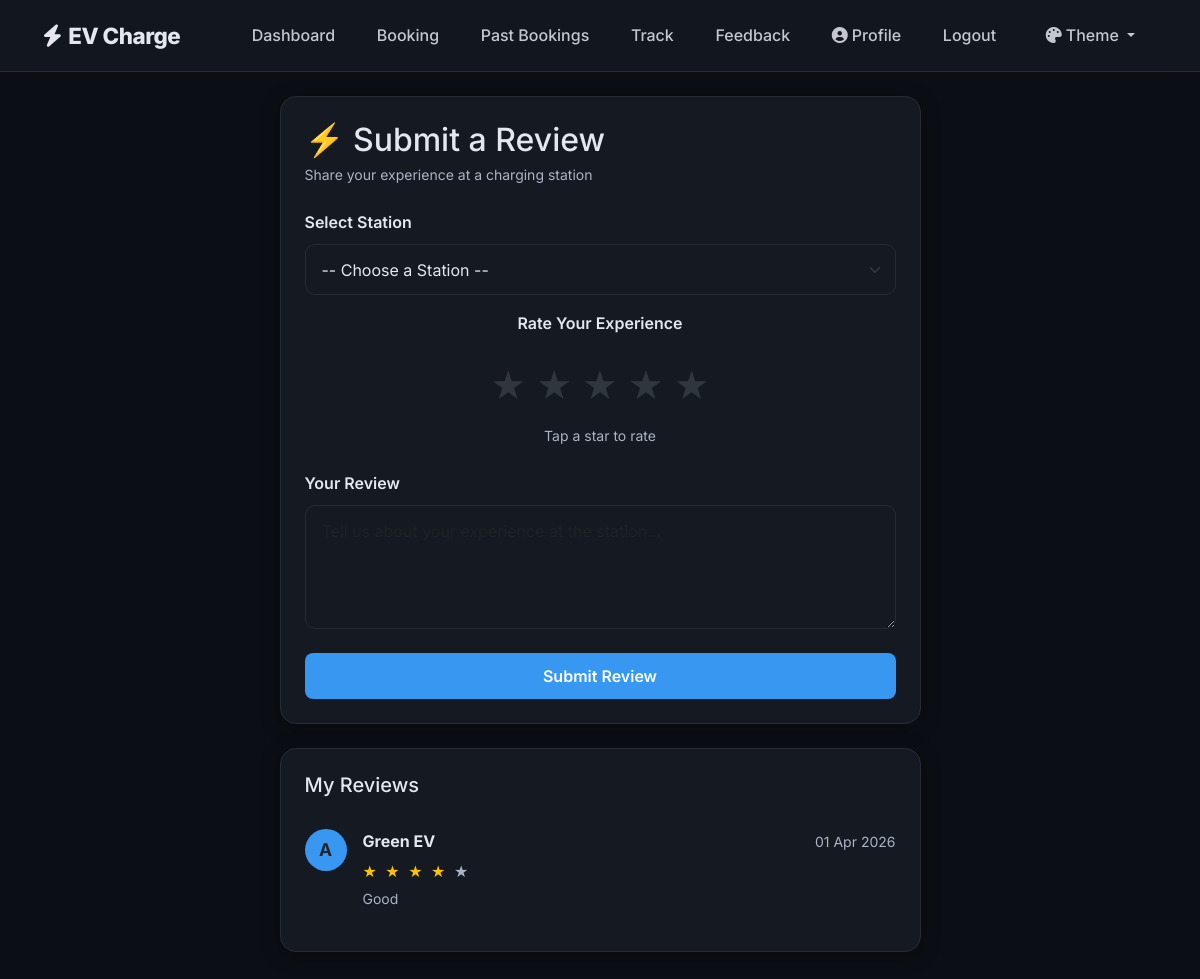
/user/feedback (signed in), run on the app's committed database.
### models.py (models this page shows, shortened)
class User(db.Model, UserMixin):
    __tablename__ = 'users'
    id = db.Column(db.Integer, primary_key=True)
    username = db.Column(db.String(100), unique=True, nullable=False)
    email = db.Column(db.String(120), unique=True, nullable=False)
    password = db.Column(db.String(200), nullable=False)
    vehicle_no = db.Column(db.String(50), nullable=False)
    role = db.Column(db.String(20), default='user')  # user/admin
    profile_pic = db.Column(db.String(255), default='default_profile.png')
    bio = db.Column(db.Text, default='Electric Vehicle Enthusiast')
    bookings = db.relationship('Booking', backref='user', lazy=True)
    feedbacks = db.relationship('Feedback', backref='user', lazy=True)

class Feedback(db.Model):
    __tablename__ = 'feedbacks'
    id = db.Column(db.Integer, primary_key=True)
    user_id = db.Column(db.Integer, db.ForeignKey('users.id'), nullable=False)
    station_id = db.Column(db.Integer, db.ForeignKey('stations.id'), nullable=False)
    rating = db.Column(db.Integer, nullable=False)
    comment = db.Column(db.Text)
    timestamp = db.Column(db.DateTime, default=datetime.utcnow)

class Station(db.Model):
    __tablename__ = 'stations'
    id = db.Column(db.Integer, primary_key=True)
    name = db.Column(db.String(100), nullable=False)
    location = db.Column(db.String(200), nullable=False)  # Tamil Nadu Area
    latitude = db.Column(db.Float, nullable=True)
    longitude = db.Column(db.Float, nullable=True)
    slots = db.relationship('Slot', backref='station', lazy=True)
    bookings = db.relationship('Booking', backref='station', lazy=True)
    feedbacks = db.relationship('Feedback', backref='station', lazy=True)
    branches = db.relationship('Branch', backref='station', lazy=True)

### routes/user_routes.py (the view, shortened to what this page needs)
@user_bp.route('/feedback', methods=['GET', 'POST'])
@login_required
def feedback():
    stations = Station.query.all()
    my_feedbacks = Feedback.query.filter_by(user_id=current_user.id)\
                                 .order_by(Feedback.timestamp.desc()).all()
    return render_template('user/feedback.html', stations=stations, my_feedbacks=my_feedbacks)

### app.py (called while the page is built)
@login_manager.user_loader
def load_user(user_id):
    return User.query.get(int(user_id))

@app.context_processor
def inject_google_maps_api_key():
    return {
        'gmaps_api_key': app.config['GOOGLE_MAPS_API_KEY']
    }

### src/templates/user/feedback.html (shortened to what this page needs)
{% extends "base.html" %}
{% block content %}
<div class="row justify-content-center">
    <div class="col-md-7">
        <div class="card p-4 mb-4">
            <h2 class="mb-1">&#9889; Submit a Review</h2>
            <p class="text-secondary mb-4 small">Share your experience at a charging station</p>
            <form method="POST" action="{{ url_for('user.feedback') }}">
                <div class="mb-3">
                    <label class="form-label fw-semibold">Select Station</label>
                    <select name="station_id" class="form-select" required>
                        <option value="" disabled selected>-- Choose a Station --</option>
                    </select>
                </div>
                <div class="mb-4 text-center">
                    <label class="form-label fw-semibold d-block mb-3">Rate Your Experience</label>
                    <div class="star-rating" id="starRating">
                        <label for="star5" title="5 stars">&#9733;</label>
                        <label for="star4" title="4 stars">&#9733;</label>
                        <label for="star3" title="3 stars">&#9733;</label>
                        <label for="star2" title="2 stars">&#9733;</label>
                        <label for="star1" title="1 star">&#9733;</label>
                    </div>
                    <p class="text-secondary small mt-2" id="ratingText">Tap a star to rate</p>
                </div>
                <div class="mb-4">
                    <label class="form-label fw-semibold">Your Review</label>
                    <textarea name="comment" class="form-control" rows="4"
                        placeholder="Tell us about your experience at the station..."></textarea>
                </div>
                <button type="submit" class="btn btn-primary w-100">Submit Review</button>
            </form>
        </div>
        {% if my_feedbacks %}
        <div class="card p-4">
            <h5 class="mb-3">My Reviews</h5>
            {% for fb in my_feedbacks %}
            <div class="d-flex gap-3 py-3 {% if not loop.last %}border-bottom border-secondary{% endif %}">
                <div class="flex-shrink-0">
                    <div style="width: 42px; height: 42px; background: var(--accent-color); border-radius: 50%; display:flex; align-items:center; justify-content:center; font-weight:700; font-size:1.1rem;">
                        {{ current_user.username[0]|upper }}
                    </div>
                </div>
                <div class="flex-grow-1">
                    <div class="d-flex justify-content-between align-items-center mb-1">
                        <strong>{{ fb.station.name }}</strong>
                        <small class="text-secondary">{{ fb.timestamp.strftime('%d %b %Y') }}</small>
                    </div>
                    <div class="mb-1" style="letter-spacing: 2px;">
                        {% for i in range(fb.rating or 0) %}
                            <span class="text-warning" style="font-size: 1rem;">&#9733;</span>
                        {% endfor %}
                        {% for i in range(5 - (fb.rating or 0)) %}
                            <span class="text-secondary" style="font-size: 1rem;">&#9733;</span>
                        {% endfor %}
                    </div>
                    {% if fb.comment %}
                        <p class="mb-0 text-secondary small">{{ fb.comment }}</p>
                    {% endif %}
                </div>
            </div>
            {% endfor %}
        </div>
        {% endif %}
    </div>
</div>
{% endblock %}

### static/css/style.css (style rules this page uses)
:root { --bg-color: #0b0e14; --card-bg: #151921; --border-color: #262c36; --text-primary: #e4e7f0; --text-secondary: #abb3c4; --accent-color: #3897f0; --success-color: #00f5a0; --danger-color: #ff4d4d; --glass-bg: rgba(21, 25, 33, 0.85); --btn-outline-text: #ffffff; }
body { background-color: var(--bg-color); color: var(--text-primary); font-family: 'Inter', sans-serif; margin: 0; padding: 0; line-height: 1.6; -webkit-font-smoothing: antialiased; }
h1, h2, h3, h4, h5, h6, p, span, label, td, th, .nav-link, .navbar-brand { color: var(--text-primary) !important; }
.card strong, .card .review-title { color: var(--text-primary) !important; }
.text-secondary, small, .text-muted { color: var(--text-secondary) !important; }
.card { background-color: var(--card-bg); border: 1px solid var(--border-color); border-radius: 16px; padding: 2rem; margin-bottom: 2rem; box-shadow: 0 4px 20px rgba(0, 0, 0, 0.3); }
.btn-primary { background-color: var(--accent-color); border: none; border-radius: 8px; padding: 0.7rem 1.5rem; font-weight: 600; color: white !important; }
.form-control, .form-select { background-color: var(--card-bg); border: 1px solid var(--border-color); color: var(--text-primary) !important; border-radius: 10px; padding: 0.8rem 1rem; }
.text-warning { color: #ffc107 !important; }
.star-rating { display: flex; flex-direction: row-reverse; justify-content: center; gap: 10px; }
.star-rating label { font-size: 2.5rem; color: #30363d !important; cursor: pointer; transition: color 0.2s ease-in-out; }

### data on the page
Feedback: station.name "Green EV", timestamp "01 Apr 2026", rating 4 (drawn), comment "Good"
User: username "A"
